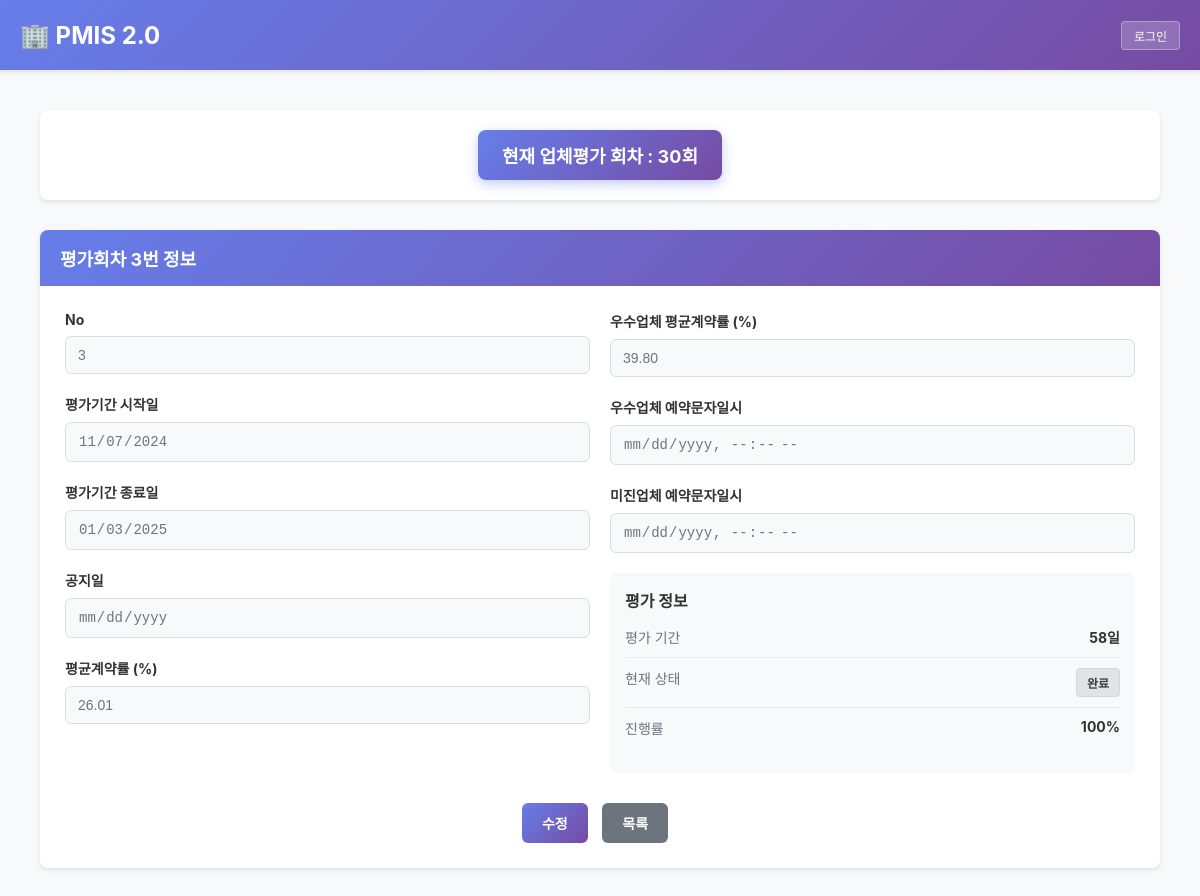
The page /evaluation/evaluation-no/3/ on the database its author committed.
### evaluation/models.py (models this page shows, shortened)
class EvaluationNo(models.Model):
    no = models.AutoField(primary_key=True, verbose_name='업체평가회차ID')
    dateStart = models.DateField(verbose_name='평가기간 시작일')
    dateEnd = models.DateField(verbose_name='평가기간 종료일')
    dateNotice = models.DateField(null=True, blank=True, verbose_name='공지일')
    fAverageAll = models.FloatField(default=0.0, verbose_name='평균계약률')
    fAverageExcel = models.FloatField(default=0.0, verbose_name='우수업체 평균계약률')
    timeExcel = models.DateTimeField(null=True, blank=True, verbose_name='우수업체 예약문자일시')
    timeWeak = models.DateTimeField(null=True, blank=True, verbose_name='미진업체 예약문자일시')
    created_at = models.DateTimeField(auto_now_add=True, verbose_name='생성일시')
    updated_at = models.DateTimeField(auto_now=True, verbose_name='수정일시')
    class Meta:
        db_table = 'evaluation_no'
        verbose_name = '업체평가회차'
        verbose_name_plural = '업체평가회차'
        ordering = ['-no']  # 최신순 정렬
    def get_evaluation_period_days(self):
        if self.dateStart and self.dateEnd:
            return (self.dateEnd - self.dateStart).days + 1
        return 0
    def get_period_status(self):
        today = timezone.localtime().date()
        if today < self.dateStart:
            return "대기"
        elif self.dateStart <= today <= self.dateEnd:
            return "평가중"
        else:
            return "완료"
    def get_progress_percentage(self):
        today = timezone.localtime().date()
        if today < self.dateStart:
            return 0
        elif today > self.dateEnd:
            return 100
        else:
            total_days = self.get_evaluation_period_days()
            elapsed_days = (today - self.dateStart).days + 1
            return round((elapsed_days / total_days) * 100, 1) if total_days > 0 else 0

### evaluation/views.py (the view)
# urls.py: path('evaluation-no/<int:pk>/', views.evaluation_no_detail, name='evaluation_no_detail'),
def evaluation_no_detail(request, pk):
    evaluation = get_object_or_404(EvaluationNo, pk=pk)
    current_no = get_current_evaluation_no()
    current_staff = None
    if 'staff_user' in request.session:
        try:
            current_staff = Staff.objects.get(no=request.session['staff_user']['no'])
        except Staff.DoesNotExist:
            pass
    context = {
        'current_no': current_no,
        'evaluation': evaluation,
        'mode': 'view',
        'current_staff': current_staff,
    }
    return render(request, 'evaluation/evaluation_no_detail.html', context)

### evaluation/views.py (called while the page is built)
def get_current_evaluation_no():
    try:
        global_var = GlobalVar.objects.get(key='G_N_EVALUATION_NO')
        return global_var.get_typed_value()
    except GlobalVar.DoesNotExist:
        latest = EvaluationNo.objects.order_by('-no').first()
        if latest:
            return latest.no
        return 1

### evaluation/templates/evaluation/evaluation_no_detail.html (shortened to what this page needs)
{% extends 'staff/base.html' %}
{% block content %}
<div class="container">
    <div class="info-section">
        <div class="current-round-badge">
            현재 업체평가 회차 : {{ current_no }}회
        </div>
    </div>
    <div class="detail-section">
        <div class="section-header">
            평가회차 {{ evaluation.no }}번 정보
        </div>
        <form method="post">
            <div class="row">
                <div class="col-md-6">
                    <div class="form-group">
                        <label for="no">No</label>
                        <input type="text" class="form-control" id="no" value="{{ evaluation.no }}" readonly>
                    </div>
                    <div class="form-group">
                        <label for="dateStart">평가기간 시작일</label>
                        <input type="date" class="form-control" id="dateStart" value="{{ evaluation.dateStart|date:'Y-m-d' }}" readonly>
                    </div>
                    <div class="form-group">
                        <label for="dateEnd">평가기간 종료일</label>
                        <input type="date" class="form-control" id="dateEnd" value="{{ evaluation.dateEnd|date:'Y-m-d' }}" readonly>
                    </div>
                    <div class="form-group">
                        <label for="dateNotice">공지일</label>
                        <input type="date" class="form-control" id="dateNotice" name="dateNotice"
                               value="{{ evaluation.dateNotice|date:'Y-m-d' }}"
                               {% if mode == 'view' %}readonly{% endif %}>
                    </div>
                    <div class="form-group">
                        <label for="fAverageAll">평균계약률 (%)</label>
                        <input type="number" step="0.01" class="form-control" id="fAverageAll" name="fAverageAll"
                               value="{{ evaluation.fAverageAll|floatformat:2 }}"
                               {% if mode == 'view' %}readonly{% endif %}>
                    </div>
                </div>
                <div class="col-md-6">
                    <div class="form-group">
                        <label for="fAverageExcel">우수업체 평균계약률 (%)</label>
                        <input type="number" step="0.01" class="form-control" id="fAverageExcel" name="fAverageExcel"
                               value="{{ evaluation.fAverageExcel|floatformat:2 }}"
                               {% if mode == 'view' %}readonly{% endif %}>
                    </div>
                    <div class="form-group">
                        <label for="timeExcel">우수업체 예약문자일시</label>
                        <input type="datetime-local" class="form-control" id="timeExcel" name="timeExcel"
                               value="{{ evaluation.timeExcel|date:'Y-m-d\TH:i' }}"
                               {% if mode == 'view' %}readonly{% endif %}>
                    </div>
                    <div class="form-group">
                        <label for="timeWeak">미진업체 예약문자일시</label>
                        <input type="datetime-local" class="form-control" id="timeWeak" name="timeWeak"
                               value="{{ evaluation.timeWeak|date:'Y-m-d\TH:i' }}"
                               {% if mode == 'view' %}readonly{% endif %}>
                    </div>
                    <div class="status-info">
                        <h5>평가 정보</h5>
                        <div class="info-row">
                            <span class="info-label">평가 기간</span>
                            <span class="info-value">{{ evaluation.get_evaluation_period_days }}일</span>
                        </div>
                        <div class="info-row">
                            <span class="info-label">현재 상태</span>
                            <span class="info-value">
                                {% with status=evaluation.get_period_status %}
                                <span class="badge {% if status == '평가중' %}badge-success{% elif status == '대기' %}badge-warning{% else %}badge-secondary{% endif %}">
                                    {{ status }}
                                </span>
                                {% endwith %}
                            </span>
                        </div>
                        <div class="info-row">
                            <span class="info-label">진행률</span>
                            <span class="info-value">{{ evaluation.get_progress_percentage }}%</span>
                        </div>
                    </div>
                </div>
            </div>
            <div style="margin-top: 30px; text-align: center;">
                {% if mode == 'view' %}
                    <a href="{% url 'evaluation:evaluation_no_edit' evaluation.no %}" class="btn btn-primary">수정</a>
                {% else %}
                    <button type="submit" class="btn btn-success">저장</button>
                    <a href="{% url 'evaluation:evaluation_no_detail' evaluation.no %}" class="btn btn-secondary">취소</a>
                {% endif %}
                <a href="{% url 'evaluation:evaluation_no_list' %}" class="btn btn-secondary">목록</a>
            </div>
        </form>
    </div>
</div>
{% endblock %}

### staff/templates/staff/base.html (style rules this page uses)
* { margin: 0; padding: 0; box-sizing: border-box; }
body { font-family: -apple-system, BlinkMacSystemFont, 'Segoe UI', Roboto, sans-serif; background-color: #f8f9fa; min-height: 100vh; -webkit-touch-callout: none; -webkit-user-select: none; -khtml-user-select: none; -moz-user-select: none; -ms-user-select: none; user-select: none; }
.hide-url { overflow: visible; -webkit-overflow-scrolling: touch; }
html { height: 100vh; overflow: hidden; }
html { -webkit-text-size-adjust: 100%; -ms-text-size-adjust: 100%; }
* { -webkit-tap-highlight-color: transparent; -webkit-focus-ring-color: transparent; outline: none; }
img, a { -webkit-user-drag: none; -khtml-user-drag: none; -moz-user-drag: none; -o-user-drag: none; user-drag: none; }
body { display: flex; flex-direction: column; height: 100vh; margin: 0; padding: 0; }

### evaluation/templates/evaluation/evaluation_no_detail.html (style rules this page uses)
.container { max-width: 1200px; margin: 0 auto; padding: 20px; }
.info-section { background: white; padding: 20px; border-radius: 8px; box-shadow: 0 2px 4px rgba(0,0,0,0.1); margin-bottom: 30px; text-align: center; }
.current-round-badge { display: inline-block; background: linear-gradient(135deg, #667eea 0%, #764ba2 100%); color: white; padding: 12px 24px; border-radius: 8px; font-size: 18px; font-weight: bold; box-shadow: 0 4px 12px rgba(102, 126, 234, 0.4); }
.detail-section { background: white; padding: 25px; border-radius: 8px; box-shadow: 0 2px 4px rgba(0,0,0,0.1); }
.section-header { background: linear-gradient(135deg, #667eea 0%, #764ba2 100%); color: white; padding: 15px 20px; border-radius: 8px 8px 0 0; margin: -25px -25px 25px -25px; font-size: 18px; font-weight: bold; }
.form-group { margin-bottom: 20px; }
.form-group label { display: block; font-weight: bold; color: #333; margin-bottom: 8px; font-size: 14px; }
.form-control { width: 100%; padding: 10px 12px; border: 1px solid #ddd; border-radius: 6px; font-size: 14px; transition: all 0.3s ease; }
.form-control[readonly] { background-color: #f8f9fa; cursor: not-allowed; color: #6c757d; }
.btn { padding: 10px 20px; border: none; border-radius: 6px; font-size: 14px; font-weight: bold; cursor: pointer; transition: all 0.3s ease; text-decoration: none; display: inline-block; margin-right: 10px; }
.btn-primary { background: linear-gradient(135deg, #667eea 0%, #764ba2 100%); color: white; }
.btn-secondary { background: #6c757d; color: white; }
.row { display: flex; flex-wrap: wrap; margin: 0 -10px; }
.col-md-6 { flex: 0 0 50%; max-width: 50%; padding: 0 10px; }
.status-info { background: #f8f9fa; padding: 15px; border-radius: 6px; margin-top: 20px; }
.status-info h5 { color: #333; margin-bottom: 15px; font-size: 16px; font-weight: bold; }
.info-row { display: flex; justify-content: space-between; margin-bottom: 10px; padding-bottom: 10px; border-bottom: 1px solid #e9ecef; }
.info-row:last-child { border-bottom: none; }
.info-label { color: #6c757d; font-size: 14px; }
.info-value { font-weight: bold; color: #333; font-size: 14px; }
.badge { display: inline-block; padding: 5px 10px; border-radius: 4px; font-size: 12px; font-weight: bold; }
.badge-secondary { background: #e2e3e5; color: #383d41; border: 1px solid #d6d8db; }

### rows shown on the page
EvaluationNo: no "3", dateStart "11/07/2024", dateEnd "01/03/2025", fAverageAll "26.01", fAverageExcel "39.80", get_evaluation_period_days "58", get_progress_percentage "100"

### other values the page prints
{{ current_no }} "30"
{{ status }} "완료"
